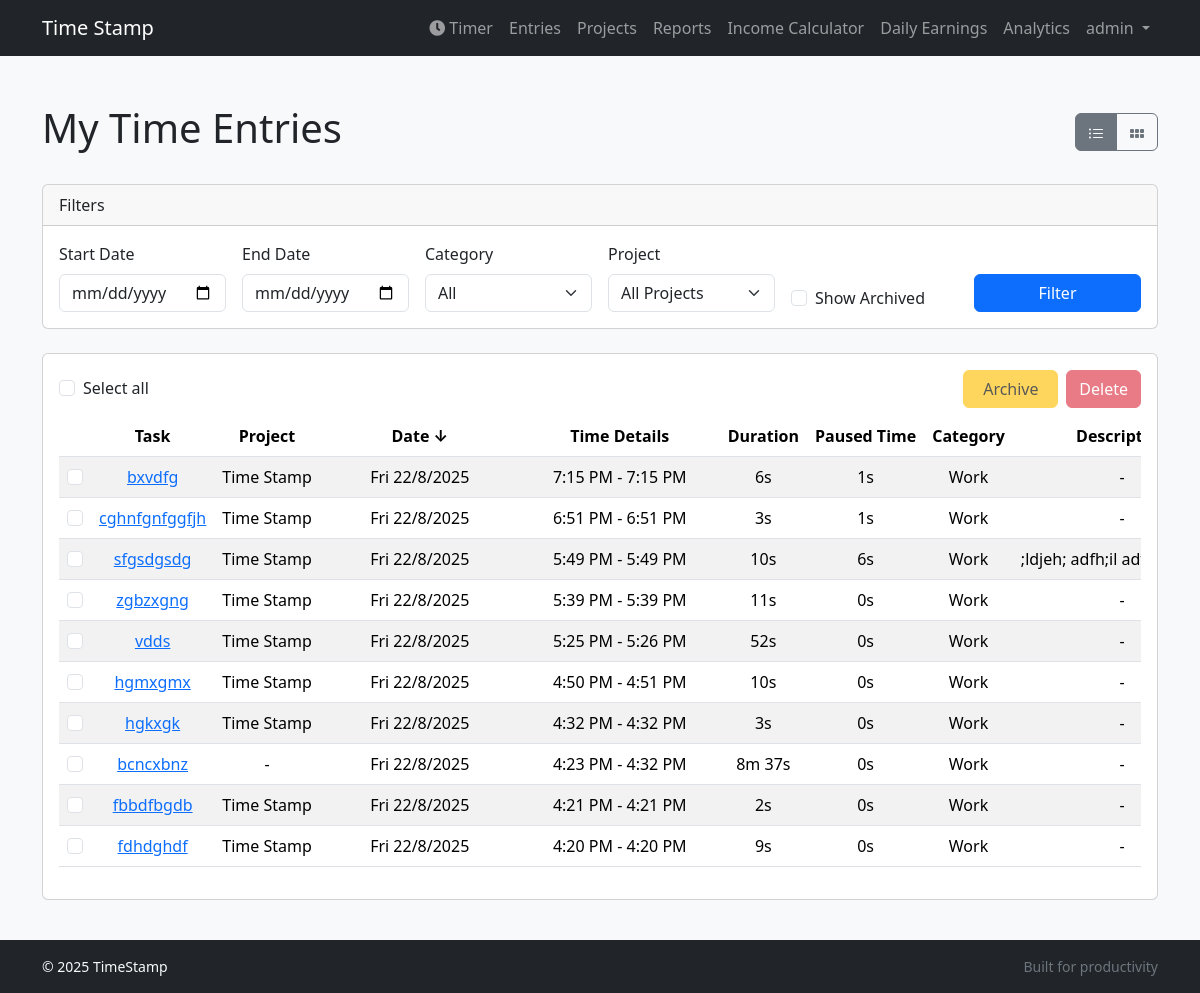
Page /entries/ (signed in) on the earlier database version.
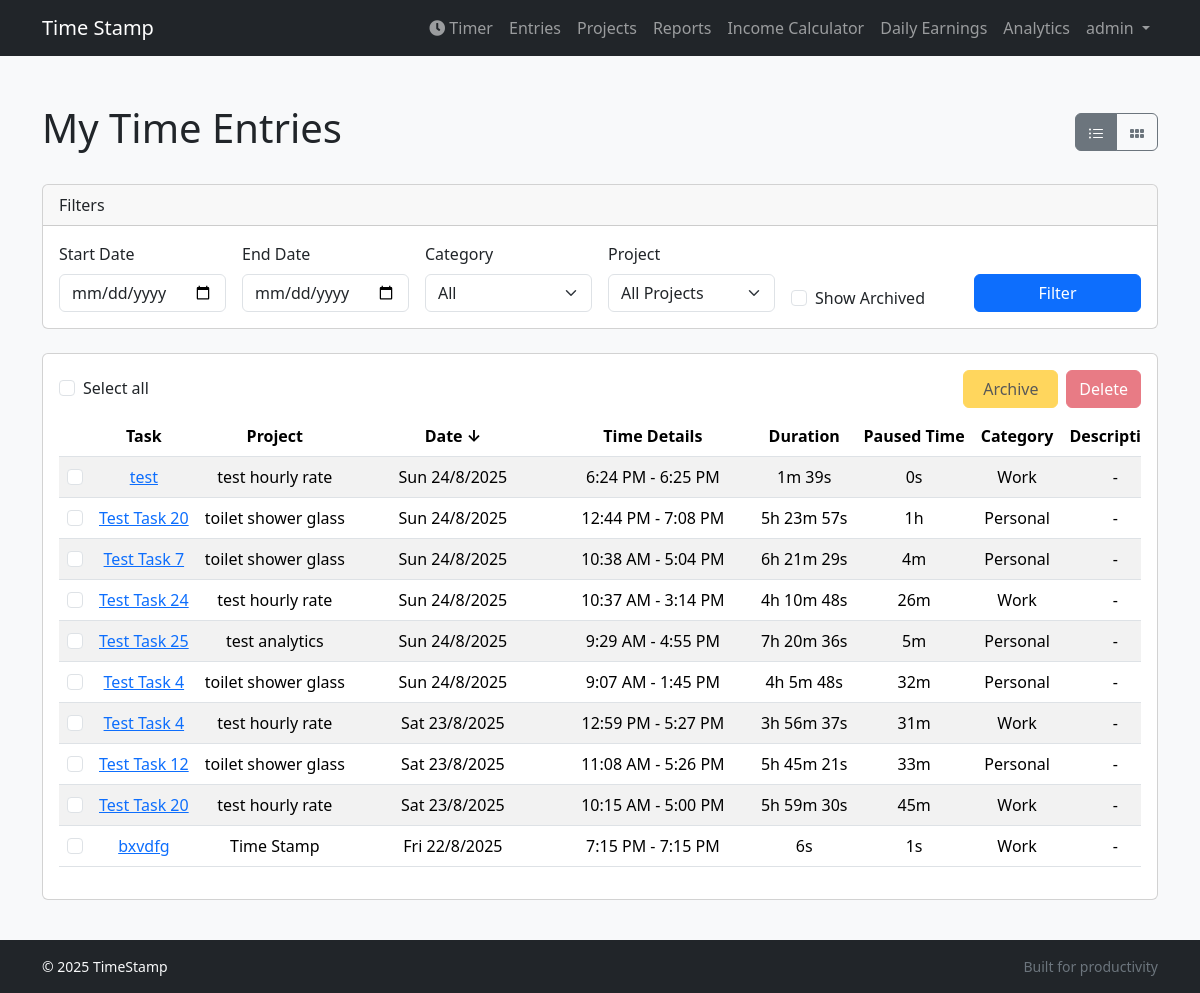
Same page on the later database version.
### tracker/models.py (models this page shows, shortened)
class TimeEntry(models.Model):
    user = models.ForeignKey(settings.AUTH_USER_MODEL, on_delete=models.CASCADE)
    project = models.ForeignKey(Project, on_delete=models.CASCADE, null=True, blank=True, related_name='time_entries')
    title = models.CharField(max_length=200)
    description = models.TextField(blank=True)
    notes = models.TextField(blank=True)
    start_time = models.DateTimeField()
    end_time = models.DateTimeField(null=True, blank=True)
    is_archived = models.BooleanField(default=False)
    category = models.CharField(max_length=10, choices=CATEGORY_CHOICES, default='work')
    is_paused = models.BooleanField(default=False)
    last_pause_time = models.DateTimeField(null=True, blank=True)
    paused_duration = models.DurationField(default=timedelta(0))
    class Meta:
        ordering = ['-start_time']
    @property
    def duration(self):
        if self.end_time:
            paused_time = self.paused_duration or timedelta(0)
            return self.end_time - self.start_time - paused_time
        return None

class Project(models.Model):
    user = models.ForeignKey(settings.AUTH_USER_MODEL, on_delete=models.CASCADE)
    name = models.CharField(max_length=200)
    description = models.TextField(blank=True)
    category = models.CharField(max_length=10, choices=CATEGORY_CHOICES, default='work')
    is_archived = models.BooleanField(default=False)
    hourly_rate = models.DecimalField(max_digits=8, decimal_places=2, default=0.00)

### tracker/views.py (the view)
# urls.py: path('entries/', views.TimeEntryListView.as_view(), name='entry_list'),
class TimeEntryListView(LoginRequiredMixin, ListView):
    model = TimeEntry
    template_name = 'tracker/timeentry_list.html'
    context_object_name = 'entries'
    paginate_by = 10
    def get_queryset(self):
        queryset = super().get_queryset().filter(user=self.request.user)
        self.filter_form = TimeEntryFilterForm(self.request.GET)
        queryset = queryset.annotate(duration_calc=F('end_time') - F('start_time'))
        project_id = self.request.GET.get('project')
        if project_id:
            queryset = queryset.filter(project_id=project_id)
        if self.filter_form.is_valid():
            start_date = self.filter_form.cleaned_data.get('start_date')
            if start_date:
                queryset = queryset.filter(start_time__date__gte=start_date)
            end_date = self.filter_form.cleaned_data.get('end_date')
            if end_date:
                queryset = queryset.filter(end_time__date__lte=end_date)
            category = self.filter_form.cleaned_data.get('category')
            if category:
                queryset = queryset.filter(category=category)
            if self.filter_form.cleaned_data.get('show_archived'):
                queryset = queryset.filter(is_archived=True)
            else:
                queryset = queryset.filter(is_archived=False)
        else:
            queryset = queryset.filter(is_archived=False)
        sort_by = self.request.GET.get('sort_by', 'start_time') # Default sort
        sort_dir = self.request.GET.get('sort_dir', 'desc')
        valid_sort_fields = ['title', 'project__name', 'start_time', 'end_time', 'duration', 'category', 'paused_duration']
        sort_field_db = 'duration_calc' if sort_by == 'duration' else sort_by
        if sort_by in valid_sort_fields:
            if sort_dir == 'desc':
                sort_field_db = f'-{sort_field_db}'
            queryset = queryset.order_by(sort_field_db)
        else:
            queryset = queryset.order_by('-start_time')
        return queryset
    def get_context_data(self, **kwargs):
        context = super().get_context_data(**kwargs)
        filter_data = self.filter_form.cleaned_data if self.filter_form.is_valid() else {}
        selected_project_id = self.request.GET.get('project')
        if selected_project_id:
            filter_data['project'] = selected_project_id
        context['filter_form'] = filter_data
        context['sort_by'] = self.request.GET.get('sort_by', 'start_time')
        context['sort_dir'] = self.request.GET.get('sort_dir', 'desc')
        context['all_projects'] = Project.objects.filter(user=self.request.user)
        latest_work_entry = TimeEntry.objects.filter(user=self.request.user, category='work', project__isnull=False).order_by('-start_time').first()
        latest_personal_entry = TimeEntry.objects.filter(user=self.request.user, category='personal', project__isnull=False).order_by('-start_time').first()
        context['latest_work_project_id'] = latest_work_entry.project.id if latest_work_entry else None
        context['latest_personal_project_id'] = latest_personal_entry.project.id if latest_personal_entry else None
        return context

### tracker/templatetags/tracker_tags.py (called while the page is built)
@register.filter
def human_duration(duration):
    if not isinstance(duration, timedelta):
        return ""
    total_seconds = int(duration.total_seconds())
    if total_seconds < 0:
        return "0s"
    hours, remainder = divmod(total_seconds, 3600)
    minutes, seconds = divmod(remainder, 60)
    parts = []
    if hours > 0:
        parts.append(f"{hours}h")
    if minutes > 0:
        parts.append(f"{minutes}m")
    if seconds > 0 or not parts: # Always show seconds if it's the only unit
        parts.append(f"{seconds}s")
    return " ".join(parts)

@register.simple_tag
def url_replace(request, field, value, direction_field):
    dict_ = request.GET.copy()
    if dict_.get(field) == value:
        if dict_.get(direction_field) == 'asc':
            dict_[direction_field] = 'desc'
        else:
            dict_[direction_field] = 'asc'
    else:
        dict_[field] = value
        dict_[direction_field] = 'asc'
    return dict_.urlencode()

### templates/tracker/timeentry_list.html (shortened to what the changed rows need)
{% extends "base.html" %}
{% load tracker_tags %}
{% block content %}
<div class="d-flex justify-content-between align-items-center mb-4">
    <h1>My Time Entries</h1>
</div>
<form method="get" id="bulk-action-form">
    <div class="card mb-3">
        <div class="card-body">
            <div id="table-view-container">
                <div class="table-responsive">
                    <table class="table table-striped table-hover">
                        <thead>
                            <tr id="sortable-headers">
                                <th data-column-id="checkbox"></th>
                                <th class="text-center" data-column-id="task">
                                    <a href="?{% url_replace request 'sort_by' 'title' 'sort_dir' %}" class="text-decoration-none text-reset">
                                        Task {% if sort_by == 'title' %}{% if sort_dir == 'asc' %}&uarr;{% else %}&darr;{% endif %}{% endif %}
                                    </a>
                                </th>
                                <th class="text-center" data-column-id="project">
                                     <a href="?{% url_replace request 'sort_by' 'project__name' 'sort_dir' %}" class="text-decoration-none text-reset">
                                        Project {% if sort_by == 'project__name' %}{% if sort_dir == 'asc' %}&uarr;{% else %}&darr;{% endif %}{% endif %}
                                    </a>
                                </th>
                                <th class="text-center" data-column-id="date">
                                     <a href="?{% url_replace request 'sort_by' 'start_time' 'sort_dir' %}" class="text-decoration-none text-reset">
                                        Date {% if sort_by == 'start_time' %}{% if sort_dir == 'asc' %}&uarr;{% else %}&darr;{% endif %}{% endif %}
                                    </a>
                                </th>
                                <th class="text-center" data-column-id="start_time">Time Details</th>
                                <th class="text-center" data-column-id="duration">
                                     <a href="?{% url_replace request 'sort_by' 'duration' 'sort_dir' %}" class="text-decoration-none text-reset">
                                        Duration {% if sort_by == 'duration' %}{% if sort_dir == 'asc' %}&uarr;{% else %}&darr;{% endif %}{% endif %}
                                    </a>
                                </th>
                                <th class="text-center" data-column-id="paused_time">
                                     <a href="?{% url_replace request 'sort_by' 'paused_duration' 'sort_dir' %}" class="text-decoration-none text-reset">
                                        Paused Time {% if sort_by == 'paused_duration' %}{% if sort_dir == 'asc' %}&uarr;{% else %}&darr;{% endif %}{% endif %}
                                    </a>
                                </th>
                                <th class="text-center" data-column-id="category">
                                     <a href="?{% url_replace request 'sort_by' 'category' 'sort_dir' %}" class="text-decoration-none text-reset">
                                        Category {% if sort_by == 'category' %}{% if sort_dir == 'asc' %}&uarr;{% else %}&darr;{% endif %}{% endif %}
                                    </a>
                                </th>
                                <th class="text-center" data-column-id="description">Description</th>
                            </tr>
                        </thead>
                        <tbody id="table-body">
                            {% for entry in entries %}
                            <tr class="{% if entry.is_archived %}table-secondary text-muted{% endif %}">
                                <td class="text-center" data-column-id="checkbox"><input class="form-check-input entry-checkbox" type="checkbox" name="selected_entries" value="{{ entry.pk }}"></td>
                                <td class="text-center" data-column-id="task"><a href="{% url 'tracker:entry_update' entry.pk %}">{{ entry.title }}</a></td>
                                <td class="text-center" data-column-id="project">{{ entry.project.name|default:"-" }}</td>
                                <td class="text-center" data-column-id="date">{{ entry.start_time|date:"D j/n/Y" }}</td>
                                <td class="text-center" data-column-id="start_time">{{ entry.start_time|date:"g:i A" }} - {{ entry.end_time|date:"g:i A" }}</td>
                                <td class="text-center" data-column-id="duration">{{ entry.duration|human_duration }}</td>
                                <td class="text-center" data-column-id="paused_time">{{ entry.paused_duration|human_duration }}</td>
                                <td class="text-center" data-column-id="category">{{ entry.get_category_display }}</td>
                                <td class="text-center" data-column-id="description">{{ entry.description|truncatechars:30|default:"-" }}</td>
                            </tr>
                            {% empty %}
                            <tr>
                                <td colspan="12" class="text-center">No time entries found.</td>
                            </tr>
                            {% endfor %}
                        </tbody>
                    </table>
                </div>
            </div>
        </div>
    </div>
</form>
{% endblock %}

Differences in the rows shown:
no longer on this page (row unchanged): TimeEntry: title "cghnfgnfggfjh", project.name "Time Stamp", start_time "Fri 22/8/2025", start_time "6:51 PM", end_time "6:51 PM", duration|human_duration "3s", paused_duration|human_duration "1s", category "Work", description "-"
no longer on this page (row unchanged): TimeEntry: title "sfgsdgsdg", project.name "Time Stamp", start_time "Fri 22/8/2025", start_time "5:49 PM", end_time "5:49 PM", duration|human_duration "10s", paused_duration|human_duration "6s", category "Work", description ";ldjeh; adfh;il…"
no longer on this page (row unchanged): TimeEntry: title "zgbzxgng", project.name "Time Stamp", start_time "Fri 22/8/2025", start_time "5:39 PM", end_time "5:39 PM", duration|human_duration "11s", paused_duration|human_duration "0s", category "Work", description "-"
no longer on this page (row unchanged): TimeEntry: title "vdds", project.name "Time Stamp", start_time "Fri 22/8/2025", start_time "5:25 PM", end_time "5:26 PM", duration|human_duration "52s", paused_duration|human_duration "0s", category "Work", description "-"
no longer on this page (row unchanged): TimeEntry: title "hgmxgmx", project.name "Time Stamp", start_time "Fri 22/8/2025", start_time "4:50 PM", end_time "4:51 PM", duration|human_duration "10s", paused_duration|human_duration "0s", category "Work", description "-"
no longer on this page (row unchanged): TimeEntry: title "hgkxgk", project.name "Time Stamp", start_time "Fri 22/8/2025", start_time "4:32 PM", end_time "4:32 PM", duration|human_duration "3s", paused_duration|human_duration "0s", category "Work", description "-"
no longer on this page (row unchanged): TimeEntry: title "bcncxbnz", project.name "-", start_time "Fri 22/8/2025", start_time "4:23 PM", end_time "4:32 PM", duration|human_duration "8m 37s", paused_duration|human_duration "0s", category "Work", description "-"
no longer on this page (row unchanged): TimeEntry: title "fbbdfbgdb", project.name "Time Stamp", start_time "Fri 22/8/2025", start_time "4:21 PM", end_time "4:21 PM", duration|human_duration "2s", paused_duration|human_duration "0s", category "Work", description "-"
no longer on this page (row unchanged): TimeEntry: title "fdhdghdf", project.name "Time Stamp", start_time "Fri 22/8/2025", start_time "4:20 PM", end_time "4:20 PM", duration|human_duration "9s", paused_duration|human_duration "0s", category "Work", description "-"
added TimeEntry: title "test", project.name "test hourly rate", start_time "Sun 24/8/2025", start_time "6:24 PM", end_time "6:25 PM", duration|human_duration "1m 39s", paused_duration|human_duration "0s", category "Work", description "-"
added TimeEntry: title "Test Task 20", project.name "toilet shower glass", start_time "Sun 24/8/2025", start_time "12:44 PM", end_time "7:08 PM", duration|human_duration "5h 23m 57s", paused_duration|human_duration "1h", category "Personal", description "-"
added TimeEntry: title "Test Task 7", project.name "toilet shower glass", start_time "Sun 24/8/2025", start_time "10:38 AM", end_time "5:04 PM", duration|human_duration "6h 21m 29s", paused_duration|human_duration "4m", category "Personal", description "-"
added TimeEntry: title "Test Task 24", project.name "test hourly rate", start_time "Sun 24/8/2025", start_time "10:37 AM", end_time "3:14 PM", duration|human_duration "4h 10m 48s", paused_duration|human_duration "26m", category "Work", description "-"
added TimeEntry: title "Test Task 25", project.name "test analytics", start_time "Sun 24/8/2025", start_time "9:29 AM", end_time "4:55 PM", duration|human_duration "7h 20m 36s", paused_duration|human_duration "5m", category "Personal", description "-"
added TimeEntry: title "Test Task 4", project.name "toilet shower glass", start_time "Sun 24/8/2025", start_time "9:07 AM", end_time "1:45 PM", duration|human_duration "4h 5m 48s", paused_duration|human_duration "32m", category "Personal", description "-"
added TimeEntry: title "Test Task 4", project.name "test hourly rate", start_time "Sat 23/8/2025", start_time "12:59 PM", end_time "5:27 PM", duration|human_duration "3h 56m 37s", paused_duration|human_duration "31m", category "Work", description "-"
added TimeEntry: title "Test Task 12", project.name "toilet shower glass", start_time "Sat 23/8/2025", start_time "11:08 AM", end_time "5:26 PM", duration|human_duration "5h 45m 21s", paused_duration|human_duration "33m", category "Personal", description "-"
added TimeEntry: title "Test Task 20", project.name "test hourly rate", start_time "Sat 23/8/2025", start_time "10:15 AM", end_time "5:00 PM", duration|human_duration "5h 59m 30s", paused_duration|human_duration "45m", category "Work", description "-"
